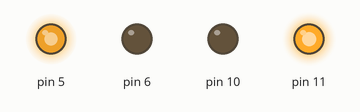
The sketch below on a simulated Arduino Uno, built with avr-gcc and run on an emulated ATmega328P. Shown: output pins drawn as LEDs (lit = HIGH).

Above: at 0.05 s.
At 1.15 s:
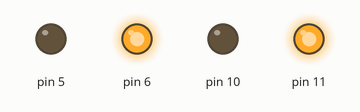
At 2.25 s:
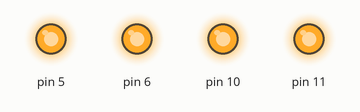
Timing chart, 0 to 3.0 s (numbered marks = the images above):
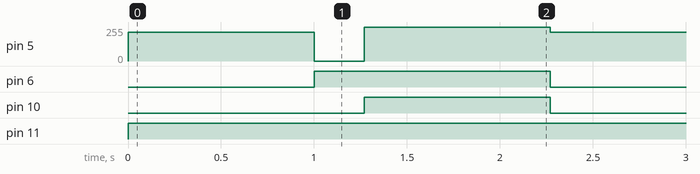

Measured:
- by itself, pin 5: repeats every 2.3 s: 0/255 0.27 s, 255/255 1.0 s, 217/255 1.0 s
- by itself, pin 6: alternates HIGH for 1.3 s and LOW for 1.0 s
- by itself, pin 10: alternates HIGH for 1.0 s and LOW for 1.3 s
- by itself, pin 11: LOW → HIGH at 0.00 s

The sketch:

final_project.ino
```cpp
int deg = 0;
int i = 0;

int ls = 0;
int ms = 0;
int rs = 0;

void setup() {
  pinMode(5, OUTPUT);
  pinMode(6, OUTPUT);
  pinMode(10, OUTPUT);
  pinMode(11, OUTPUT);
  pinMode(A0, INPUT);
  pinMode(A1, INPUT);
  pinMode(A2, INPUT);
}

int turn_degrees(int degree) {
  int b = 3 * degree;
  int c = round(b);
  return c;
}

int n_degrees(int sides) {
  int a = 180*(sides-2)/sides;
  int b = a - 90;
  int c = 90 - b;
  return c;
}

void forward(){
  analogWrite(5, 217);
  digitalWrite(6, LOW);
  digitalWrite(11, HIGH);
  digitalWrite(10, LOW);
}

void back(){
  digitalWrite(5, LOW);
  digitalWrite(6, HIGH);
  digitalWrite(11, LOW);
  digitalWrite(10, HIGH);
}

void brake(){
  digitalWrite(5, HIGH);
  digitalWrite(6, HIGH);
  digitalWrite(11, HIGH);
  digitalWrite(10, HIGH);
}

void right(){
  digitalWrite(5, HIGH);
  digitalWrite(6, LOW);
  digitalWrite(11, LOW);
  digitalWrite(10, HIGH);
}

void left(){
  digitalWrite(11, HIGH);
  digitalWrite(10, LOW);
  digitalWrite(6, HIGH);
  digitalWrite(5, LOW);
}


void left_90() {
  left();
  delay(270);
}

void right_90() {
  right();
  delay(230);
}

void oct(int seconds) {
  int i = 0;
  if (i < 8){
    forward();
    delay(seconds * 1000);
    left();
    delay(turn_degrees(45));
  }

}

void hex(int seconds) {
  int i = 0;
  if (i < 6){
    forward();
    delay(seconds * 1000);
    left();
    delay(turn_degrees(60));
  }

}

void penta(int seconds) {
  int i = 0;
  if (i < 5){
    forward();
    delay(seconds * 1000);
    left();
    delay(turn_degrees(72));
  }
}

void tri(int seconds) {
  int i = 0;
  if (i < 3){
    forward();
    delay(seconds * 1000);
    left();
    delay(turn_degrees(120));
  }
}

void square(int seconds){
  int i = 0;
  if (i < 4) {
    forward();
    delay(seconds * 1000);
    left_90();
  }
}

void rect(int seconds_a, int seconds_b) {
  int i = 0;
  if (i < 2) {
  forward();
  delay(seconds_a * 1000);
  left_90();
  forward();
  delay(seconds_b * 1000);
  left_90();
  i += 1;
  }
}


void loop() {
  square(1);
  brake();
  delay(1000);
}
```
